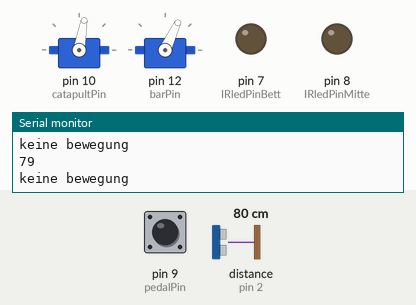
Recording of a sketch running on a simulated Arduino Uno, built with avr-gcc and run on an emulated ATmega328P. On the bench: 2 × servo, output pins drawn as LEDs (lit = HIGH), the last lines printed to the serial monitor. Wiring (inferred from the names in the program): ultrasonic range finder: trigger pin 3; echo pin 2. The test bench sets the inputs (shaded band); at power-on: distance to the obstacle (sensor on pin 2) 80 cm, pin 9 (pedalPin) HIGH. The echo pulse lasts 58.3 µs per cm; pins used as bus, display or sensor lines are not drawn.

Above: at 1.4 s.
1.5 s: distance to the obstacle (sensor on pin 2) set to 60 cm
3.0 s: distance to the obstacle (sensor on pin 2) set to 51 cm
At 3.17 s:
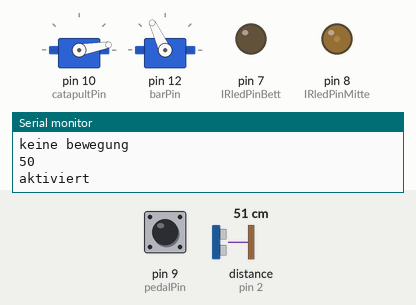
At 4.7 s:
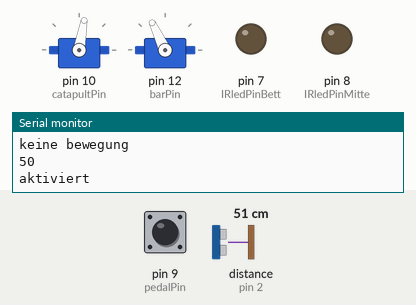
Timing chart, 0 to 6.2 s (numbered marks = the images above; inputs shaded):
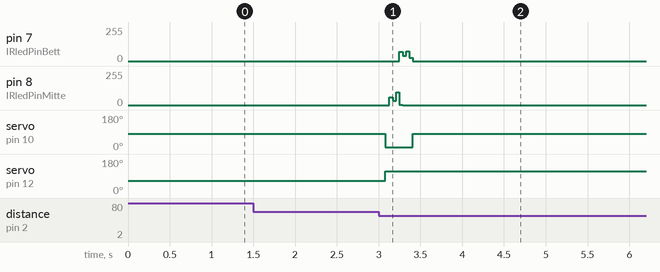

The sketch:

EATS.ino
```cpp
#include <SoftwareSerial.h>
#include <Servo.h>

//list of pins
const int pedalPin = 9;
const int barPin = 12;
const int catapultPin = 10;
const int IRledPinBett = 7;
const int IRledPinMitte = 8;
const int ultrasonicSensorPinTrigger = 3;
const int ultrasonicSensorPinEcho = 2;

//initialising variables
int distance = 0;
int i;
int measuredDistance = 0;
int setupDistance = 0;

//list of signals (currently only IRsignal_ON)
int IRsignal_ON[] = {
// ON, OFF (in 10's of microseconds)
  936, 456,
  56, 62,
  56, 176,
  54, 62,
  56, 60,
  56, 62,
  56, 62,
  56, 60,
  56, 60,
  56, 62,
  56, 176,
  54, 176,
  56, 176,
  56, 176,
  56, 176,
  54, 176,
  56, 176,
  56, 174,
  58, 60,
  56, 62,
  54, 62,
  56, 62,
  54, 62,
  56, 62,
  56, 60,
  56, 62,
  56, 176,
  56, 174,
  56, 176,
  56, 176,
  56, 174,
  56, 176,
  56, 176,
  56, 4136,
  936, 228,
  58, 3346,
  936, 228,
  58, 3346,
  938, 226,
  60, 0};
const int NumIRsignals_ON = 80;


Servo catapult;
Servo bar;
void setup() {
  pinMode(pedalPin, INPUT_PULLUP);
  pinMode(IRledPinBett, OUTPUT);
  pinMode(IRledPinMitte, OUTPUT);
  pinMode(ultrasonicSensorPinTrigger, OUTPUT);
  pinMode(ultrasonicSensorPinEcho, INPUT);
  Serial.begin(9600);
  catapult.attach(catapultPin);
  catapult.write(80);
  bar.attach(barPin);
  bar.write(65);
  setupDistance = getDistance();
  delay(200);
  Serial.println("fertig initialisiert");
}


void loop() {
  measuredDistance = getDistance();
  Serial.println(measuredDistance);
  if(measuredDistance < (setupDistance * 0.7)){
    Serial.println("aktiviert");
    catapult.write(10);
    bar.write(115);
    sendIRmitte(IRsignal_ON, NumIRsignals_ON);
    sendIRbett(IRsignal_ON, NumIRsignals_ON);
    delay(50);
    catapult.write(80);
    //bar.write(105);
    while(digitalRead(pedalPin)){}
    bar.write(64);
    Serial.println("reset");
  }
  else{
    Serial.println("keine bewegung");
  }
  delay(200);
}


int getDistance(){
  long distance=0;
  long time=0;
  digitalWrite(ultrasonicSensorPinTrigger, LOW);
  delayMicroseconds(3);
  digitalWrite(ultrasonicSensorPinTrigger, HIGH); //Trigger Impuls 10 us
  delayMicroseconds(10);
  digitalWrite(ultrasonicSensorPinTrigger, LOW);
  time = pulseIn(ultrasonicSensorPinEcho, HIGH); // Echo-Zeit messen

  time = (time/2); // Zeit halbieren
  distance = time / 29.1; // Zeit in Zentimeter umrechnen
  return(distance);
}
```

EATS-IRfunctions.ino
```cpp
//file for IR-functions, code heavily inspired/copied from Rick Osgood


void sendIRmitte(int IRsignal[], int NumIRsignals){ //rewrite; code by rick osgood
  delay(10);
  for (int i = 0; i < NumIRsignals; i+=2) {         //Loop through all of the IR timings
      pulseIRmitte(IRsignal[i]*10);              //Flash IR LED at 38khz for the right amount of time
      delayMicroseconds(IRsignal[i+1]*10);  //Then turn it off for the right amount of time
    }
}

void sendIRbett(int IRsignal[], int NumIRsignals){ //rewrite; code by rick osgood
  delay(10);
  for (int i = 0; i < NumIRsignals; i+=2) {         //Loop through all of the IR timings
      pulseIRbett(IRsignal[i]*10);              //Flash IR LED at 38khz for the right amount of time
      delayMicroseconds(IRsignal[i+1]*10);  //Then turn it off for the right amount of time
    }
}


//from here on old code

void pulseIRmitte(long microsecs) { //code by rick osgood
  while (microsecs > 0) {
    // 38 kHz is about 13 microseconds high and 13 microseconds low
   digitalWrite(IRledPinMitte, HIGH);  // this takes about 3 microseconds to happen
   delayMicroseconds(10);         // hang out for 10 microseconds, you can also change this to 9 if its not working
   digitalWrite(IRledPinMitte, LOW);   // this also takes about 3 microseconds
   delayMicroseconds(10);         // hang out for 10 microseconds, you can also change this to 9 if its not working

   // so 26 microseconds altogether
   microsecs -= 26;
  }
}


void pulseIRbett(long microsecs) { //code by rick osgood
  while (microsecs > 0) {
    // 38 kHz is about 13 microseconds high and 13 microseconds low
   digitalWrite(IRledPinBett, HIGH);  // this takes about 3 microseconds to happen
   delayMicroseconds(10);         // hang out for 10 microseconds, you can also change this to 9 if its not working
   digitalWrite(IRledPinBett, LOW);   // this also takes about 3 microseconds
   delayMicroseconds(10);         // hang out for 10 microseconds, you can also change this to 9 if its not working

   // so 26 microseconds altogether
   microsecs -= 26;
  }
}
```

Measured:
- the behaviour switches between 57 and 56 cm on distance to the obstacle (sensor on pin 2) (found by bisection; images 0 and 1)
- after the input at 3.0 s, servo on pin 10 (catapultPin): 80° → 10° after 0.08 s, → 80° 0.33 s later; servo on pin 12 (barPin): 65° → 115° after 0.08 s
